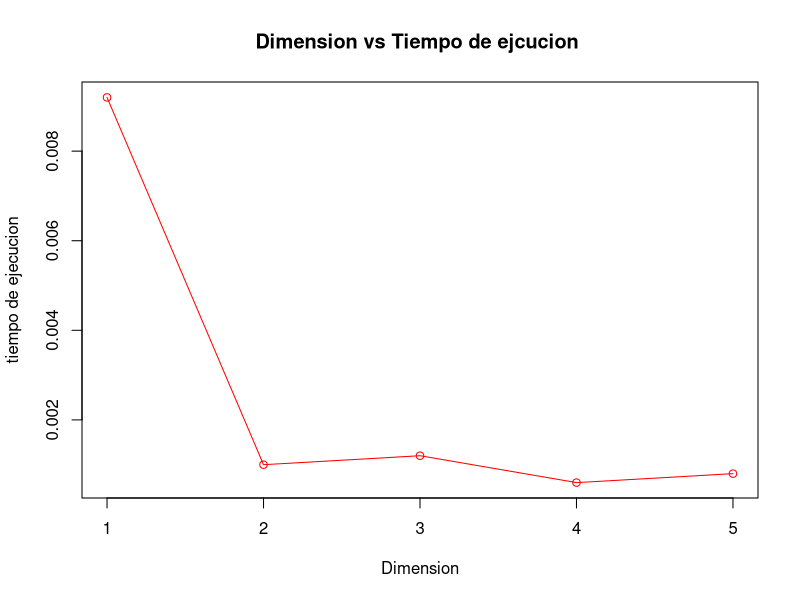
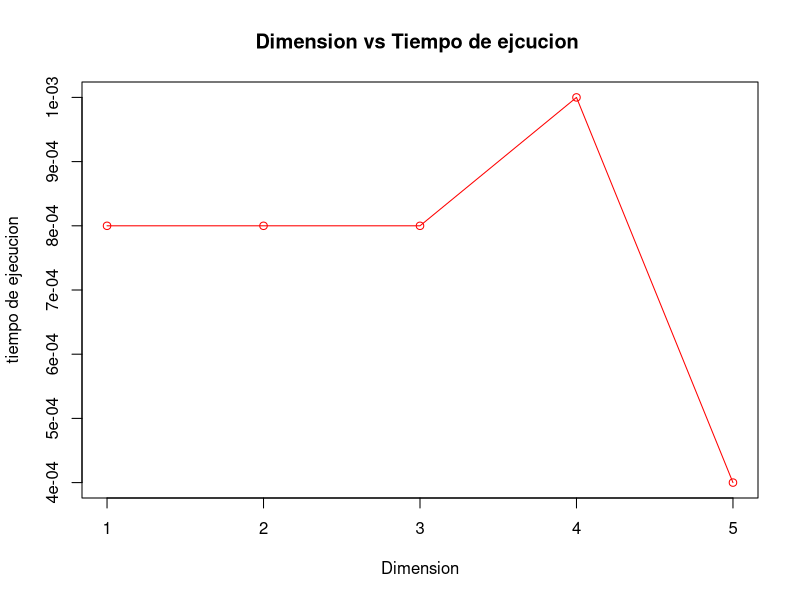
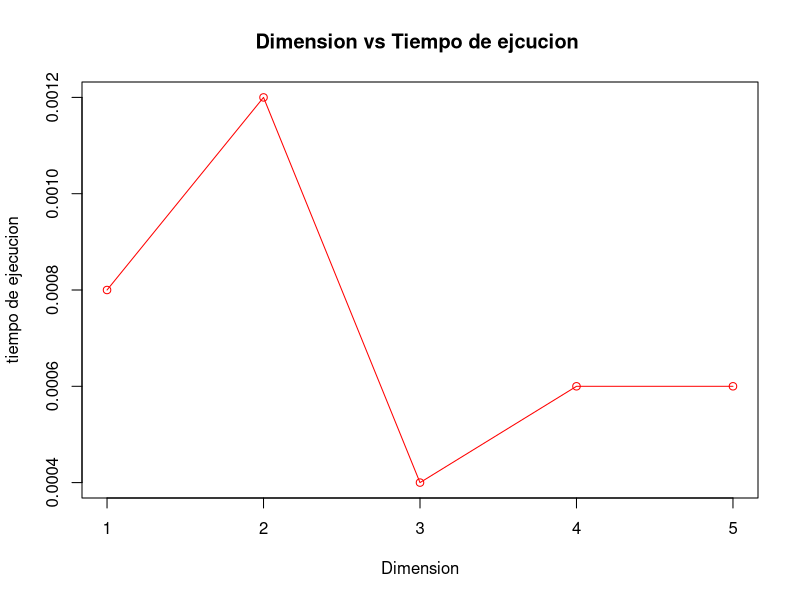

R code for these plots, in order:
t1caminata <- function(dim, dur) {
  pos <- rep(0, dim)
  mayor <- 0
  for (t in 1:dur) {
    cambiar <- sample(1:dim, 1)
    cambio <- 1
    if (runif(1) < 0.5) {
      cambio <- -1
    }
    pos[cambiar] <- pos[cambiar] + cambio
    
  }
 return(pos)
}


dime <- 1:5
pasos <- c(1000,2000,3000)
tiempoejecu <- data.frame(dime)

for(p in pasos){
teje <- c()
 for(w in dime){
  tejeaux <- c()
  for(r in 1:5){
    tejeaux <- c(tejeaux, system.time(t1caminata(w,100))[3])
  }
  teje <- c(teje, mean(tejeaux))
}
numpas <- rep(100,5)
tiempoejecu$numpasos <- numpas
tiempoejecu$tiempoejecucion <- teje

g<- paste0("tejec",toString(p),".png",collapse = '')
png(g)
plot(tiempoejecu$dime, tiempoejecu$tiempoejecucion, type = "overplotted",
     pch=1, col="red", xlab = "Dimension", ylab = "tiempo de ejecucion",
     main = "Dimension vs Tiempo de ejcucion ")
graphics.off()
}
